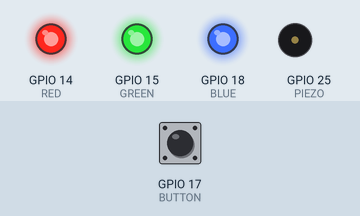
Recording of a program running on a simulated Raspberry Pi (BCM pin numbers). Parts: output pins drawn as LEDs (lit = HIGH), buzzer (waves = sounding). The test bench sets the inputs (shaded band); at power-on: GPIO 17 (BUTTON) HIGH. What the program prints to the terminal is not drawn.

Above: at 1.2 s.
1.3 s: GPIO 17 (BUTTON) pulled LOW for 0.15 s
At 3.4 s:
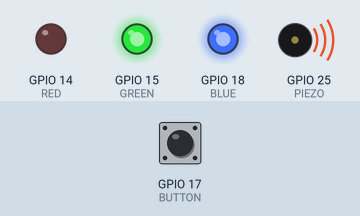
4.3 s: GPIO 17 (BUTTON) pulled LOW for 1 s
At 5.5 s:
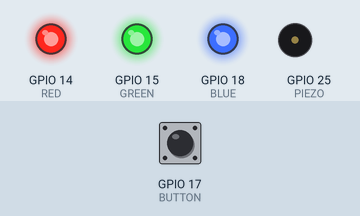
6.8 s: GPIO 17 (BUTTON) pulled LOW for 0.15 s
At 8.3 s:
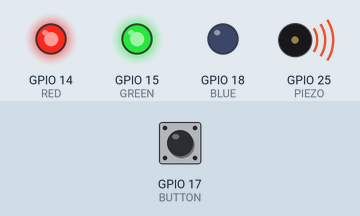
9.9 s: GPIO 17 (BUTTON) pulled LOW for 3.2 s
At 10.9 s:
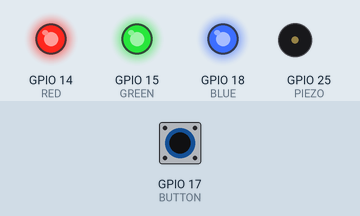
14.6 s: GPIO 17 (BUTTON) pulled LOW for 0.15 s
At 21.1 s:
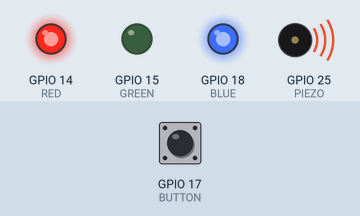
Timing chart, 0 to 24.7 s (numbered marks = the images above; inputs shaded):
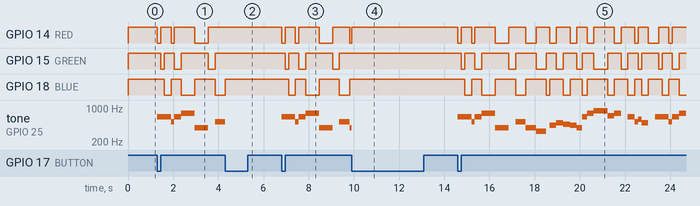

The program:

buzzerLed3.py
```python
import RPi.GPIO as GPIO, time

# ─ GPIO 설정 ─
RED, GREEN, BLUE = 14, 15, 18
BUTTON, PIEZO = 17, 25
COLORS = [RED, GREEN, BLUE]

GPIO.setmode(GPIO.BCM)
GPIO.setup(COLORS, GPIO.OUT, initial=GPIO.HIGH)   # HIGH=LED off
GPIO.setup(BUTTON, GPIO.IN, pull_up_down=GPIO.PUD_UP)
GPIO.setup(PIEZO,  GPIO.OUT)

pwm = GPIO.PWM(PIEZO, 440)     # dummy freq, 시작 시 start() 안 함

# ─ 주파수 테이블 ─
FREQ = {
    'REST': 0,
    'C4':262,'Cs4':277,'D4':294,'Ds4':311,'E4':330,'F4':349,'Fs4':370,
    'G4':392,'Gs4':415,'A4':440,'As4':466,'B4':494,
    'C5':523,'Cs5':554,'D5':587,'Ds5':622,'E5':659,'F5':698,'Fs5':740,
    'G5':784,'Gs5':831,'A5':880,'As5':932,'B5':988
}

# ─ 멜로디 ─
BPM = 200
BEAT = 60 / BPM     # 1 = 8분음표
MELODY = [
    ('E5',0.5),('E5',0.5),('E5',1),
    ('C5',0.5),('E5',1),('G5',2),
    ('G4',2),('REST',1),

    ('C5',1.5),('G4',1.5),('E4',1.5),('REST',0.5),
    ('A4',1),('B4',1),('As4',1),('A4',1),
    ('G4',0.75),('E5',0.75),('G5',1),('A5',2),
    ('F5',1),('G5',1),('REST',1),

    ('E5',1),('C5',0.5),('D5',0.5),('B4',1),('REST',1)
]

def led_all_off():
    GPIO.output(COLORS, GPIO.HIGH)

def play_note(note):
    freq = FREQ[note]
    if freq == 0:          # REST
        pwm.ChangeDutyCycle(0)
    else:
        pwm.ChangeFrequency(freq)
        pwm.ChangeDutyCycle(50)   # 50 % 사각파

try:
    playing = False
    idx = 0
    next_time = 0
    prev_btn = GPIO.input(BUTTON)

    while True:
        now = time.monotonic()
        cur_btn = GPIO.input(BUTTON)

        # ─ 버튼 토글 ─
        if prev_btn and not cur_btn:          # 하강-에지
            if not playing:                   # 재생 시작
                print("▶ Start")
                pwm.start(50)
                playing, idx, next_time = True, 0, now
            else:                             # 정지
                print("■ Stop")
                playing = False
                pwm.stop(); led_all_off()
        prev_btn = cur_btn

        # ─ 멜로디 진행 ─
        if playing and now >= next_time:
            note, length = MELODY[idx]
            play_note(note)

            led_all_off()
            GPIO.output(COLORS[idx % 3], GPIO.LOW)   # 순환 LED

            next_time = now + length * BEAT
            idx = (idx + 1) % len(MELODY)

        time.sleep(0.002)

except KeyboardInterrupt:
    pass
finally:
    pwm.stop()
    led_all_off()
    GPIO.cleanup()
    print("종료")
```

Measured:
- after the input at 1.3 s, GPIO 14 (RED): goes LOW 0.15 s, HIGH 0.45 s, LOW 0.15 s, HIGH 0.90 s, LOW 0.60 s, then HIGH, starting at once; GPIO 15 (GREEN): goes LOW 0.15 s, HIGH 0.45 s, LOW 0.30 s, HIGH 1.2 s, LOW 0.30 s, then HIGH, starting after 0.15 s
- after the input at 4.3 s, GPIO 14 (RED), GPIO 15 (GREEN): stops changing and stays HIGH; GPIO 18 (BLUE): goes on until 4.3 s, then stays HIGH
- after the input at 6.8 s, GPIO 14 (RED): goes LOW 0.15 s, HIGH 0.45 s, LOW 0.15 s, HIGH 0.90 s, LOW 0.60 s, HIGH 0.75 s, then LOW, starting at once; GPIO 15 (GREEN): goes LOW 0.15 s, HIGH 0.45 s, LOW 0.30 s, HIGH 1.2 s, LOW 0.30 s, then HIGH, starting after 0.15 s
- after the input at 9.9 s, GPIO 15 (GREEN), GPIO 18 (BLUE): stops changing and stays HIGH
- after the input at 14.6 s, GPIO 14 (RED): HIGH → LOW at once, → HIGH 0.15 s later, → LOW 0.45 s later, → HIGH 0.15 s later, … (22 changes in this stretch); GPIO 15 (GREEN): HIGH → LOW after 0.15 s, → HIGH 0.15 s later, → LOW 0.45 s later, → HIGH 0.30 s later, … (22 changes in this stretch)
